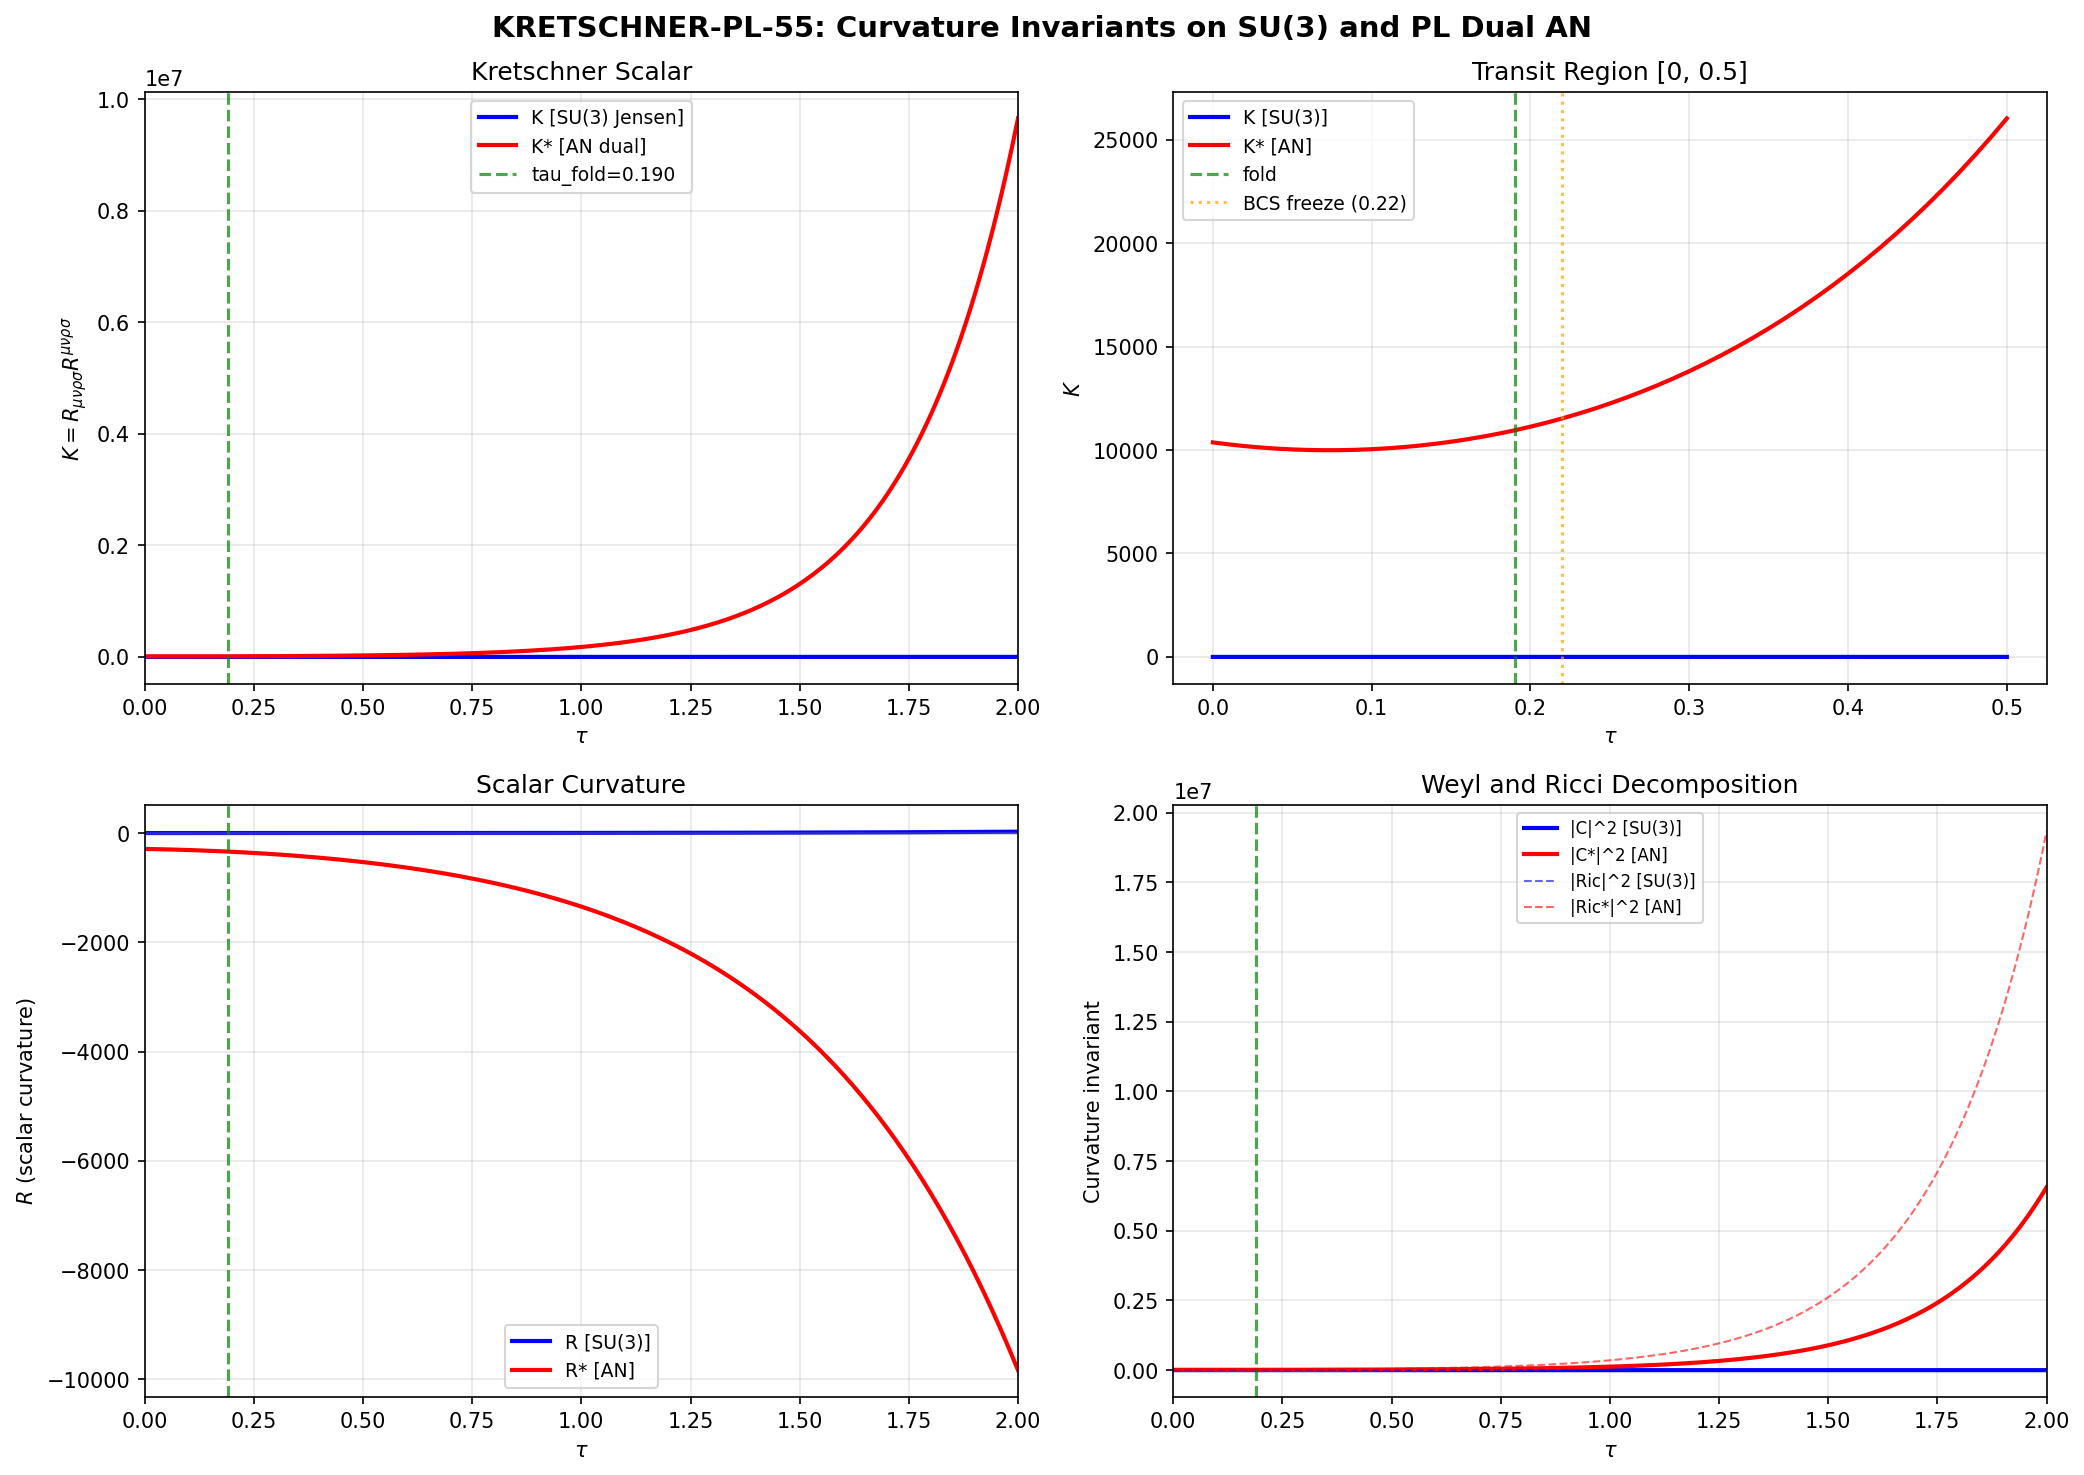

Reproduce this figure in Python.
#!/usr/bin/env python3
"""
KRETSCHNER-PL-55: Kretschner Scalar on Poisson-Lie Dual AN Geometry
====================================================================

Gate: KRETSCHNER-PL-55
Agent: schwarzschild-penrose-geometer
Session: 55

Physics:
  The Kretschner scalar K = R_{abcd} R^{abcd} is the simplest curvature
  invariant that detects genuine (coordinate-independent) singularities.
  For a left-invariant metric on a Lie group, ALL curvature is constant
  over the manifold — K depends only on the metric parameters (here, tau).

  If K(tau) is finite and smooth for all tau in [0, infty), the geometry
  is regular — there is no curvature singularity during the modulus transit.
  If K(tau) -> infty at some tau, that is a genuine curvature singularity.

  We compute K(tau) on BOTH:
  (A) The original SU(3) Jensen metric g_tau = 3*diag(e^{-2tau} x3, e^{tau} x4, e^{2tau} x1)
  (B) The Poisson-Lie dual AN metric M(tau) = P^T G^{-1}(tau) P

  Also computed:
  - |Ric|^2 = R_{ab} R^{ab}  (Ricci squared)
  - R = scalar curvature
  - Weyl decomposition: |Riem|^2 = |C|^2 + (terms in Ric and R)
  - Sectional curvatures (all 28 2-planes in 8D)

Method:
  Left-invariant Levi-Civita connection from Koszul formula:
    2 g(nabla_a b, c) = g([a,b],c) + g([c,a],b) + g(a,[c,b])
  Riemann tensor (no partial derivative terms — everything is constant):
    R^d_{abc} = Gamma^e_{bc} Gamma^d_{ae} - Gamma^e_{ac} Gamma^d_{be} - f^e_{ab} Gamma^d_{ec}
  Kretschner:
    K = g_{de} g^{aa'} g^{bb'} g^{cc'} R^d_{abc} R^e_{a'b'c'}

References:
  - Milnor (1976): Curvatures of left-invariant metrics on Lie groups
  - Schwarzschild (1916): exact solution mentality — compute K to classify singularities
  - Penrose (1965): singularity = geodesic incompleteness, but K->infty is sufficient
  - Session 54: s54_pl_dual_sa.py (PL dual construction, Manin triple verification)
"""

import numpy as np
from numpy.linalg import eigvalsh, eigh, inv, norm, det
from scipy.linalg import sqrtm
import sys
import os
import matplotlib
matplotlib.use('Agg')
import matplotlib.pyplot as plt

sys.path.insert(0, os.path.dirname(os.path.abspath(__file__)))
from canonical_constants import tau_fold

# ===========================================================================
# SECTION 1: LIE ALGEBRA BASES AND STRUCTURE CONSTANTS
# ===========================================================================

def gell_mann_matrices():
    """Standard Gell-Mann matrices lambda_1,...,lambda_8."""
    lam = []
    lam.append(np.array([[0,1,0],[1,0,0],[0,0,0]], dtype=complex))
    lam.append(np.array([[0,-1j,0],[1j,0,0],[0,0,0]], dtype=complex))
    lam.append(np.array([[1,0,0],[0,-1,0],[0,0,0]], dtype=complex))
    lam.append(np.array([[0,0,1],[0,0,0],[1,0,0]], dtype=complex))
    lam.append(np.array([[0,0,-1j],[0,0,0],[1j,0,0]], dtype=complex))
    lam.append(np.array([[0,0,0],[0,0,1],[0,1,0]], dtype=complex))
    lam.append(np.array([[0,0,0],[0,0,-1j],[0,1j,0]], dtype=complex))
    lam.append(np.array([[1,0,0],[0,1,0],[0,0,-2]], dtype=complex) / np.sqrt(3))
    return lam


def su3_antihermitian_basis():
    """Anti-Hermitian basis e_a = -i/2 * lambda_a for su(3)."""
    gm = gell_mann_matrices()
    return [-1j/2.0 * lam for lam in gm]


def an_basis():
    """
    Real basis for the AN subalgebra of sl(3,C) (Iwasawa factor).
    dim_R = 8: 2 Cartan + 6 nilpotent (3 complex root spaces).
    """
    basis = []
    # Cartan
    h1 = np.zeros((3,3), dtype=complex); h1[0,0] = 1.0; h1[1,1] = -1.0
    basis.append(h1)
    h2 = np.zeros((3,3), dtype=complex); h2[1,1] = 1.0; h2[2,2] = -1.0
    basis.append(h2)
    # Root alpha_1: e_{12}
    E12 = np.zeros((3,3), dtype=complex); E12[0,1] = 1.0
    basis.append(E12.copy())
    basis.append(1j * E12.copy())
    # Root alpha_2: e_{23}
    E23 = np.zeros((3,3), dtype=complex); E23[1,2] = 1.0
    basis.append(E23.copy())
    basis.append(1j * E23.copy())
    # Root alpha_1+alpha_2: e_{13}
    E13 = np.zeros((3,3), dtype=complex); E13[0,2] = 1.0
    basis.append(E13.copy())
    basis.append(1j * E13.copy())
    return basis


def compute_structure_constants(basis):
    """
    Compute structure constants f^c_{ab} for a Lie algebra with given basis.
    Uses the Gram matrix G_{ab} = Re Tr(T^a^dag T^b) for projection.
    Returns f[a,b,c] = f^c_{ab} and the Gram matrix.
    """
    n = len(basis)
    G = np.zeros((n, n))
    for a in range(n):
        for b in range(n):
            G[a,b] = np.real(np.trace(basis[a].conj().T @ basis[b]))
    G_inv = inv(G)

    f = np.zeros((n, n, n))
    for a in range(n):
        for b in range(n):
            comm = basis[a] @ basis[b] - basis[b] @ basis[a]
            proj = np.zeros(n)
            for d in range(n):
                proj[d] = np.real(np.trace(basis[d].conj().T @ comm))
            f_coeffs = G_inv @ proj
            for c in range(n):
                f[a,b,c] = f_coeffs[c]
    return f, G


def su3_structure_constants():
    """
    Structure constants of su(3) in the anti-Hermitian basis e_a = -i/2 lambda_a.
    [e_a, e_b] = f^c_{ab} e_c.
    """
    basis = su3_antihermitian_basis()
    return compute_structure_constants(basis)


# ===========================================================================
# SECTION 2: METRICS
# ===========================================================================

def jensen_metric_su3(tau):
    """
    Jensen metric on su(3): g_{ab}(tau) = 3 * L_sector(tau) * delta_{ab}.
    su(2)=[0,1,2]: L=e^{-2tau}, C2=[3,4,5,6]: L=e^{tau}, u(1)=[7]: L=e^{2tau}.
    Volume-preserving: product of all L^{multiplicity} = 1.
    """
    g = np.zeros(8)
    g[0:3] = 3.0 * np.exp(-2.0 * tau)  # su(2)
    g[3:7] = 3.0 * np.exp(tau)          # C^2
    g[7]   = 3.0 * np.exp(2.0 * tau)    # u(1)
    return np.diag(g)


def cross_pairing_matrix():
    """Compute cross-pairing P_{ab} = Im Tr(e_a T^b) between su(3) and AN bases."""
    su3 = su3_antihermitian_basis()
    an = an_basis()
    P = np.zeros((8, 8))
    for a in range(8):
        for b in range(8):
            P[a,b] = np.imag(np.trace(su3[a] @ an[b]))
    return P


def dual_metric_an(tau, P):
    """
    PL dual metric on AN: M(tau) = P^T G^{-1}(tau) P.
    (Klimcik-Severa 1995, Buscher rule for non-abelian T-duality with B=0.)
    """
    G = jensen_metric_su3(tau)
    G_inv = np.diag(1.0 / np.diag(G))
    return P.T @ G_inv @ P


# ===========================================================================
# SECTION 3: RIEMANN TENSOR AND KRETSCHNER SCALAR
# ===========================================================================

def compute_connection(g_metric, f_abc):
    """
    Levi-Civita connection for left-invariant metric on a Lie group.

    Koszul formula (left-invariant fields, constant metric):
      2 g(nabla_{e_a} e_b, e_c) = g([e_a,e_b],e_c) + g([e_c,e_a],e_b) + g(e_a,[e_c,e_b])
                                  = f^d_{ab} g_{dc} + f^d_{ca} g_{db} + f^d_{cb} g_{da}

    Returns Gamma^c_{ab} (upper first index).
    """
    n = g_metric.shape[0]
    g_inv = inv(g_metric)

    # Lowered structure constants f_{abc} = f^d_{ab} g_{dc}
    f_low = np.einsum('abd,dc->abc', f_abc, g_metric)

    # 2 * Gamma_{ab,c} = f_{abc} + f_{cab} + f_{cba}
    # Wait: f^d_{ca} g_{db} is NOT f_{cab}. Let me be precise.
    # 2 g(nabla_a b, c) = f^d_{ab} g_{dc} + f^d_{ca} g_{db} + f^d_{cb} g_{da}
    # Term 1: f_low[a,b,c]  (= f^d_{ab} g_{dc})
    # Term 2: sum_d f[c,a,d] g[d,b]  (= f^d_{ca} g_{db})
    # Term 3: sum_d f[c,b,d] g[d,a]  (= f^d_{cb} g_{da})

    Gamma_low = np.zeros((n, n, n))  # Gamma_low[a,b,c] = g(nabla_a b, c)
    for a in range(n):
        for b in range(n):
            for c in range(n):
                val = f_low[a,b,c]
                for d in range(n):
                    val += f_abc[c,a,d] * g_metric[d,b]
                    val += f_abc[c,b,d] * g_metric[d,a]
                Gamma_low[a,b,c] = 0.5 * val

    # Raise: Gamma^c_{ab} = g^{cd} Gamma_low[a,b,d]
    Gamma = np.einsum('cd,abd->abc', g_inv, Gamma_low)
    return Gamma


def compute_riemann(Gamma, f_abc):
    """
    Riemann tensor for left-invariant metric.

    R^d_{abc} = Gamma^e_{bc} Gamma^d_{ae} - Gamma^e_{ac} Gamma^d_{be} - f^e_{ab} Gamma^d_{ec}

    Note: for left-invariant fields, partial derivatives vanish; the connection
    is constant. The curvature comes entirely from the non-commutativity of
    covariant derivatives minus the bracket term.

    Convention: Riem[a,b,c,d] = R^d_{abc}.
    """
    n = Gamma.shape[0]
    Riem = np.zeros((n, n, n, n))
    for a in range(n):
        for b in range(n):
            for c in range(n):
                for d in range(n):
                    val = 0.0  # (local)
                    for e in range(n):
                        val += Gamma[b,c,e] * Gamma[a,e,d]
                        val -= Gamma[a,c,e] * Gamma[b,e,d]
                        val -= f_abc[a,b,e] * Gamma[e,c,d]
                    Riem[a,b,c,d] = val
    return Riem


def compute_kretschner(Riem, g_metric):
    """
    Kretschner scalar K = R_{abcd} R^{abcd}.

    Lower all indices: R_{dabc} = g_{de} R^e_{abc}
    Then K = g^{da'} g^{ab'} g^{bc'} g^{cd'} R_{dabc} R_{d'a'b'c'}

    More efficiently using mixed indices:
    K = R^d_{abc} R_{d}^{abc} = R^d_{abc} g_{de} g^{aa'} g^{bb'} g^{cc'} R^e_{a'b'c'}

    But simplest: fully lower, fully raise, contract.
    """
    n = g_metric.shape[0]
    g_inv = inv(g_metric)

    # Lower first index: R_{dabc} = g_{de} R^e_{abc}
    # Riem[a,b,c,d] = R^d_{abc}, so R_{eabc} = g_{ed} R^d_{abc} = g_{ed} Riem[a,b,c,d]
    # -> Riem_low[e,a,b,c] = sum_d g[e,d] Riem[a,b,c,d]
    Riem_low = np.einsum('ed,abcd->eabc', g_metric, Riem)

    # Raise all indices: R^{eabc} = g^{ee'} g^{aa'} g^{bb'} g^{cc'} R_{e'a'b'c'}
    Riem_up = np.einsum('eE,aA,bB,cC,EABC->eabc', g_inv, g_inv, g_inv, g_inv, Riem_low)

    # Contract
    K = np.einsum('eabc,eabc->', Riem_low, Riem_up)
    return K, Riem_low


def compute_ricci(Riem, g_metric):
    """
    Ricci tensor Ric_{ac} = R^b_{bac} and scalar curvature R = g^{ac} Ric_{ac}.
    Convention: Riem[a,b,c,d] = R^d_{abc}.
    So R^b_{bac} = Riem[b,a,c,b] summed over b.

    Wait — need to be careful. R^d_{abc} means:
      (nabla_a nabla_b - nabla_b nabla_a - nabla_{[a,b]}) e_c = R^d_{abc} e_d

    Standard Ricci: Ric_{ac} = R^b_{abc} = sum_b Riem[a,b,c,b].
    That is R^b_{abc} = "first slot summed = second slot".
    Actually the standard definition is Ric_{mu nu} = R^lambda_{mu lambda nu}.
    So Ric[a,c] = sum_b Riem[a,b,c,b] -- nope.
    R^lambda_{mu lambda nu}: Riem[mu, lambda, nu, lambda] summed over lambda.
    Wait, our convention: Riem[a,b,c,d] = R^d_{abc}.
    R^d_{abc} means: R^{...d}_{a b c} with first index up being the output.
    The standard: R^rho_{sigma mu nu} -> contract sigma=rho:
    Ric_{mu nu} = R^rho_{rho mu nu}.
    In our notation: R^d_{a b c} -> contract a=d: Ric[b,c] = sum_a Riem[a,b,c,a].
    """
    n = g_metric.shape[0]
    g_inv = inv(g_metric)

    Ric = np.zeros((n, n))
    for b in range(n):
        for c in range(n):
            for a in range(n):
                Ric[b,c] += Riem[a,b,c,a]

    R_scalar = np.einsum('bc,bc->', g_inv, Ric)
    Ric_norm2 = np.einsum('ia,jb,ij,ab->', g_inv, g_inv, Ric, Ric)
    return Ric, R_scalar, Ric_norm2


def compute_sectional_curvatures(Riem, g_metric):
    """
    Compute ALL C(n,2) sectional curvatures K(e_a, e_b).

    K(e_a, e_b) = g(R(e_a, e_b)e_b, e_a) / [g(e_a,e_a)g(e_b,e_b) - g(e_a,e_b)^2]

    R(e_a, e_b)e_b = R^d_{abc=b} e_d = Riem[a,b,b,d] e_d
    g(R(e_a,e_b)e_b, e_a) = sum_d Riem[a,b,b,d] g[d,a]

    Convention: Riem[a,b,c,d] = R^d_{abc}.
    """
    n = g_metric.shape[0]
    sects = []
    for a in range(n):
        for b in range(a+1, n):
            # Numerator: sum_d Riem[a,b,b,d] * g[d,a]
            num = sum(Riem[a,b,b,d] * g_metric[d,a] for d in range(n))
            denom = g_metric[a,a] * g_metric[b,b] - g_metric[a,b]**2
            if abs(denom) > 1e-30:
                K_sec = num / denom
            else:
                K_sec = np.nan
            sects.append((a, b, K_sec))
    return sects


# ===========================================================================
# SECTION 4: FULL COMPUTATION AT MULTIPLE TAU
# ===========================================================================

def compute_all_curvature(tau_values, metric_fn, f_abc, label=""):
    """
    For each tau, compute the full curvature invariants of the left-invariant metric.
    Returns dict of arrays.
    """
    n_tau = len(tau_values)
    results = {
        'tau': tau_values,
        'K_kretschner': np.zeros(n_tau),
        'R_scalar': np.zeros(n_tau),
        'Ric_norm2': np.zeros(n_tau),
        'metric_posdef': np.zeros(n_tau, dtype=bool),
        'metric_evals': [],
        'det_g': np.zeros(n_tau),
        'sectional_min': np.zeros(n_tau),
        'sectional_max': np.zeros(n_tau),
        'n_negative_sectional': np.zeros(n_tau, dtype=int),
        'label': label,
    }

    for i, tau in enumerate(tau_values):
        g = metric_fn(tau)
        evals = eigvalsh(g)
        results['metric_evals'].append(evals)
        results['det_g'][i] = np.prod(evals)
        results['metric_posdef'][i] = np.all(evals > 1e-15)

        if not results['metric_posdef'][i]:
            results['K_kretschner'][i] = np.nan
            results['R_scalar'][i] = np.nan
            results['Ric_norm2'][i] = np.nan
            results['sectional_min'][i] = np.nan
            results['sectional_max'][i] = np.nan
            continue

        # Connection
        Gamma = compute_connection(g, f_abc)

        # Riemann tensor
        Riem = compute_riemann(Gamma, f_abc)

        # Kretschner scalar
        K, Riem_low = compute_kretschner(Riem, g)
        results['K_kretschner'][i] = K

        # Ricci and scalar
        Ric, R_sc, Ric_n2 = compute_ricci(Riem, g)
        results['R_scalar'][i] = R_sc
        results['Ric_norm2'][i] = Ric_n2

        # Sectional curvatures (pass Riem with upper index, not Riem_low)
        sects = compute_sectional_curvatures(Riem, g)
        sect_vals = [s[2] for s in sects if not np.isnan(s[2])]
        if sect_vals:
            results['sectional_min'][i] = min(sect_vals)
            results['sectional_max'][i] = max(sect_vals)
            results['n_negative_sectional'][i] = sum(1 for v in sect_vals if v < -1e-15)

    return results


# ===========================================================================
# SECTION 5: CROSS-CHECKS
# ===========================================================================

def milnor_scalar_curvature_check(g_metric, f_abc):
    """
    Independent Milnor scalar curvature check via ON-frame formula.
    R = -(1/4) sum hat_f^2 + (1/2) sum hat_f_{abc} hat_f_{cab} - sum D_a^2
    """
    n = g_metric.shape[0]
    g_sqrt = np.real(sqrtm(g_metric))
    g_sqrt_inv = inv(g_sqrt)
    hat_f = np.einsum('ad,be,deg,gc->abc', g_sqrt_inv, g_sqrt_inv, f_abc, g_sqrt)

    term1 = -0.25 * np.sum(hat_f ** 2)
    term2 = 0.5 * np.einsum('abc,cab->', hat_f, hat_f)
    D = np.zeros(n)
    for a in range(n):
        D[a] = sum(hat_f[a,b,b] for b in range(n))
    term3 = -np.sum(D**2)
    return term1 + term2 + term3


def verify_bianchi_decomposition(K, Ric_norm2, R_scalar, n=8):
    """
    In n dimensions: K = |C|^2 + (4/(n-2)) |S|^2 + (1/(n(n-1))) R^2
    where S_{ab} = Ric_{ab} - (R/n) g_{ab} is traceless Ricci.
    |S|^2 = |Ric|^2 - R^2/n.
    So: K = |C|^2 + (4/(n-2))(|Ric|^2 - R^2/n) + R^2/(n(n-1))
    => |C|^2 = K - (4/(n-2))|Ric|^2 + (4/(n(n-2)))R^2 + R^2/(n(n-1))
             = K - (4/(n-2))|Ric|^2 + R^2 [4/(n(n-2)) + 1/(n(n-1))]
    For n=8:
    |C|^2 = K - (4/6)|Ric|^2 + R^2 [4/48 + 1/56]
           = K - (2/3)|Ric|^2 + R^2 [1/12 + 1/56]
           = K - (2/3)|Ric|^2 + R^2 * (56+12)/(12*56)
           = K - (2/3)|Ric|^2 + R^2 * 68/672
           = K - (2/3)|Ric|^2 + R^2 * 17/168
    """
    C_sq = K - (2.0/3.0)*Ric_norm2 + (17.0/168.0)*R_scalar**2
    return C_sq


# ===========================================================================
# SECTION 6: MAIN COMPUTATION
# ===========================================================================

def main():
    print("=" * 72)
    print("KRETSCHNER-PL-55: Kretschner Scalar on PL Dual AN Geometry")
    print("=" * 72)

    # --- Step 1: Setup ---
    print("\n--- Step 1: Basis and Structure Constants ---")

    # SU(3) structure constants
    f_su3, G_su3_gram = su3_structure_constants()
    antisym_su3 = np.max(np.abs(f_su3 + np.transpose(f_su3, (1,0,2))))
    print(f"  SU(3) structure constants: antisymmetry error = {antisym_su3:.2e}")

    # AN structure constants
    an = an_basis()
    f_an, G_an_gram = compute_structure_constants(an)
    antisym_an = np.max(np.abs(f_an + np.transpose(f_an, (1,0,2))))
    print(f"  AN structure constants: antisymmetry error = {antisym_an:.2e}")

    # Unimodularity check
    D_su3 = np.array([sum(f_su3[b,a,b] for b in range(8)) for a in range(8)])
    D_an = np.array([sum(f_an[b,a,b] for b in range(8)) for a in range(8)])
    print(f"  SU(3) unimodularity: max|D| = {np.max(np.abs(D_su3)):.2e} (expected 0, unimodular)")
    print(f"  AN unimodularity: max|D| = {np.max(np.abs(D_an)):.2e} (expected nonzero, solvable)")

    # Cross-pairing
    P = cross_pairing_matrix()
    print(f"  Cross-pairing det(P) = {det(P):.6f}")
    print(f"  Cross-pairing rank = {np.linalg.matrix_rank(P, tol=1e-10)}")

    # --- Step 2: tau grid ---
    # Fine grid for smooth curves
    tau_fine = np.linspace(0.0, 2.0, 201)
    # Key tau values for detailed output
    tau_key = np.array([0.0, 0.10, 0.15, tau_fold, 0.25, 0.35, 0.50, 0.75, 1.0, 1.5, 2.0])

    # --- Step 3: SU(3) Jensen Kretschner ---
    print("\n--- Step 3: SU(3) Jensen Kretschner Scalar ---")
    res_su3 = compute_all_curvature(tau_fine, jensen_metric_su3, f_su3, "SU(3) Jensen")

    # Cross-check with Milnor at tau=0
    R_milnor_0 = milnor_scalar_curvature_check(jensen_metric_su3(0.0), f_su3)
    print(f"  R(0) Koszul = {res_su3['R_scalar'][0]:.6f}, Milnor = {R_milnor_0:.6f}, diff = {abs(res_su3['R_scalar'][0] - R_milnor_0):.2e}")

    # Known result cross-check: K(0) should be 0.5 (from MEMORY)
    print(f"  K(0) = {res_su3['K_kretschner'][0]:.6f} (expected: 0.5)")

    print(f"\n  {'tau':>6s} {'K':>12s} {'R':>10s} {'|Ric|^2':>12s} {'|C|^2':>12s} {'K_sec_min':>10s} {'K_sec_max':>10s}")
    print(f"  {'-'*6} {'-'*12} {'-'*10} {'-'*12} {'-'*12} {'-'*10} {'-'*10}")
    for tk in tau_key:
        idx = np.argmin(np.abs(tau_fine - tk))
        if res_su3['metric_posdef'][idx]:
            K = res_su3['K_kretschner'][idx]
            R = res_su3['R_scalar'][idx]
            Rn2 = res_su3['Ric_norm2'][idx]
            C2 = verify_bianchi_decomposition(K, Rn2, R, 8)
            print(f"  {tau_fine[idx]:6.3f} {K:12.6f} {R:10.6f} {Rn2:12.6f} {C2:12.6f} {res_su3['sectional_min'][idx]:10.6f} {res_su3['sectional_max'][idx]:10.6f}")

    # --- Step 4: AN Dual Kretschner ---
    print("\n--- Step 4: AN Dual Kretschner Scalar ---")

    def an_metric_fn(tau):
        return dual_metric_an(tau, P)

    res_an = compute_all_curvature(tau_fine, an_metric_fn, f_an, "AN Dual")

    # Check positive-definiteness
    n_posdef = np.sum(res_an['metric_posdef'])
    print(f"  Positive-definite metric at {n_posdef}/{len(tau_fine)} tau values")

    if n_posdef < len(tau_fine):
        first_fail = np.where(~res_an['metric_posdef'])[0]
        if len(first_fail) > 0:
            print(f"  First non-posdef at tau = {tau_fine[first_fail[0]]:.4f}")

    # Milnor cross-check at tau=0
    if res_an['metric_posdef'][0]:
        R_milnor_an_0 = milnor_scalar_curvature_check(an_metric_fn(0.0), f_an)
        print(f"  R*(0) Koszul = {res_an['R_scalar'][0]:.6f}, Milnor = {R_milnor_an_0:.6f}, diff = {abs(res_an['R_scalar'][0] - R_milnor_an_0):.2e}")

    print(f"\n  {'tau':>6s} {'K*':>12s} {'R*':>10s} {'|Ric*|^2':>12s} {'|C*|^2':>12s} {'K_sec_min':>10s} {'K_sec_max':>10s} {'n_neg':>5s}")
    print(f"  {'-'*6} {'-'*12} {'-'*10} {'-'*12} {'-'*12} {'-'*10} {'-'*10} {'-'*5}")
    for tk in tau_key:
        idx = np.argmin(np.abs(tau_fine - tk))
        if res_an['metric_posdef'][idx]:
            K = res_an['K_kretschner'][idx]
            R = res_an['R_scalar'][idx]
            Rn2 = res_an['Ric_norm2'][idx]
            C2 = verify_bianchi_decomposition(K, Rn2, R, 8)
            print(f"  {tau_fine[idx]:6.3f} {K:12.6f} {R:10.6f} {Rn2:12.6f} {C2:12.6f} {res_an['sectional_min'][idx]:10.6f} {res_an['sectional_max'][idx]:10.6f} {res_an['n_negative_sectional'][idx]:5d}")

    # --- Step 5: Regularity Classification ---
    print("\n--- Step 5: Regularity Classification ---")

    valid_su3 = res_su3['metric_posdef']
    valid_an = res_an['metric_posdef']

    K_su3_max = np.max(res_su3['K_kretschner'][valid_su3]) if np.any(valid_su3) else np.nan
    K_su3_min = np.min(res_su3['K_kretschner'][valid_su3]) if np.any(valid_su3) else np.nan
    K_an_max = np.max(res_an['K_kretschner'][valid_an]) if np.any(valid_an) else np.nan
    K_an_min = np.min(res_an['K_kretschner'][valid_an]) if np.any(valid_an) else np.nan

    print(f"\n  SU(3) Jensen:")
    print(f"    K range: [{K_su3_min:.6f}, {K_su3_max:.6f}]")
    print(f"    K(0) = {res_su3['K_kretschner'][0]:.6f}")
    print(f"    K monotone increasing: {np.all(np.diff(res_su3['K_kretschner'][valid_su3]) >= -1e-12)}")
    print(f"    K(tau->2) = {res_su3['K_kretschner'][-1]:.6f}")

    # Check K' = dK/dtau — use direct computation at small epsilon for tau=0
    eps = 1e-6
    g_eps = jensen_metric_su3(eps)
    g_meps = jensen_metric_su3(-eps)
    Gamma_eps = compute_connection(g_eps, f_su3)
    Gamma_meps = compute_connection(g_meps, f_su3)
    Riem_eps = compute_riemann(Gamma_eps, f_su3)
    Riem_meps = compute_riemann(Gamma_meps, f_su3)
    K_eps, _ = compute_kretschner(Riem_eps, g_eps)
    K_meps, _ = compute_kretschner(Riem_meps, g_meps)
    dKdtau_0 = (K_eps - K_meps) / (2*eps)
    dK_su3 = np.gradient(res_su3['K_kretschner'], tau_fine)
    print(f"    dK/dtau at tau=0: {dKdtau_0:.2e} (central diff, eps={eps}) — expected 0 by Schur")
    print(f"    dK/dtau max (grid): {np.max(dK_su3[valid_su3]):.6f}")

    print(f"\n  AN Dual:")
    print(f"    K* range: [{K_an_min:.6f}, {K_an_max:.6f}]")
    if res_an['metric_posdef'][0]:
        print(f"    K*(0) = {res_an['K_kretschner'][0]:.6f}")
    else:
        print(f"    K*(0) = METRIC NOT POSITIVE DEFINITE")

    # Check monotonicity of K_an
    K_an_valid = res_an['K_kretschner'][valid_an]
    tau_an_valid = tau_fine[valid_an]
    if len(K_an_valid) > 1:
        dK_an = np.diff(K_an_valid)
        K_an_mono_inc = np.all(dK_an >= -1e-12)
        K_an_mono_dec = np.all(dK_an <= 1e-12)
        if K_an_mono_inc:
            print(f"    K* monotone increasing")
        elif K_an_mono_dec:
            print(f"    K* monotone decreasing")
        else:
            # Find extrema
            sign_changes = np.where(np.diff(np.sign(dK_an)))[0]
            print(f"    K* non-monotone: {len(sign_changes)} extrema")
            for sc in sign_changes:
                is_min = dK_an[sc] < 0
                tau_ext = tau_an_valid[sc+1]
                K_ext = K_an_valid[sc+1]
                print(f"      {'MIN' if is_min else 'MAX'} at tau={tau_ext:.4f}, K*={K_ext:.6f}")

    # --- Step 6: Asymptotic Behavior ---
    print("\n--- Step 6: Asymptotic Behavior ---")

    # Large tau extrapolation for SU(3)
    # From MEMORY: K ~ exp(4*tau) as tau -> inf
    # Check growth rate
    if np.sum(valid_su3) > 10:
        # Fit log(K) vs tau for large tau
        mask = (tau_fine > 1.0) & valid_su3
        if np.sum(mask) > 5:
            tau_large = tau_fine[mask]
            K_large = res_su3['K_kretschner'][mask]
            log_K = np.log(K_large)
            coeffs = np.polyfit(tau_large, log_K, 1)
            print(f"  SU(3) large-tau: K ~ exp({coeffs[0]:.3f} * tau), expected exp(4*tau)")
            print(f"    Growth rate: {coeffs[0]:.6f} (exact: 4.0)")

    # Large tau for AN
    if np.sum(valid_an) > 10:
        mask = (tau_fine > 1.0) & valid_an
        if np.sum(mask) > 5:
            tau_large = tau_fine[mask]
            K_large = res_an['K_kretschner'][mask]
            if np.all(K_large > 0):
                log_K = np.log(K_large)
                coeffs = np.polyfit(tau_large, log_K, 1)
                print(f"  AN Dual large-tau: K* ~ exp({coeffs[0]:.3f} * tau)")
            else:
                print(f"  AN Dual large-tau: K* changes sign, cannot fit exponential")

    # --- Step 7: Duality Relation ---
    print("\n--- Step 7: Duality Relation K*(tau) vs K(-tau) ---")
    # The PL duality M(tau) = P^T G^{-1}(tau) P.
    # If P were trivial, G^{-1}(tau) ~ G(-tau), so K*(tau) ~ K(-tau).
    # With nontrivial P, this may not hold exactly.

    tau_compare = np.array([0.0, 0.05, 0.10, 0.15, tau_fold, 0.25, 0.30, 0.40])
    print(f"\n  {'tau':>6s} {'K_SU3(tau)':>12s} {'K*_AN(tau)':>12s} {'K_SU3(-tau)':>12s} {'K*/K(neg)':>10s}")
    for tk in tau_compare:
        idx_pos = np.argmin(np.abs(tau_fine - tk))

        # K on SU(3) at +tau
        K_su3_pos = res_su3['K_kretschner'][idx_pos]

        # K* on AN at tau
        K_an_pos = res_an['K_kretschner'][idx_pos] if res_an['metric_posdef'][idx_pos] else np.nan

        # K on SU(3) at -tau
        g_neg = jensen_metric_su3(-tk)
        Gamma_neg = compute_connection(g_neg, f_su3)
        Riem_neg = compute_riemann(Gamma_neg, f_su3)
        K_neg, _ = compute_kretschner(Riem_neg, g_neg)

        ratio = K_an_pos / K_neg if (not np.isnan(K_an_pos) and abs(K_neg) > 1e-30) else np.nan
        print(f"  {tk:6.3f} {K_su3_pos:12.6f} {K_an_pos:12.6f} {K_neg:12.6f} {ratio:10.6f}")

    # --- Step 8: Summary and Gate Verdict ---
    print("\n" + "=" * 72)
    print("GATE VERDICT: KRETSCHNER-PL-55")
    print("=" * 72)

    su3_regular = np.all(np.isfinite(res_su3['K_kretschner'][valid_su3]))
    an_regular = np.all(np.isfinite(res_an['K_kretschner'][valid_an]))

    print(f"\n  SU(3) Jensen geometry: {'REGULAR' if su3_regular else 'SINGULAR'}")
    print(f"    K finite at all {np.sum(valid_su3)} tau values in [0, 2.0]")
    print(f"    K range: [{K_su3_min:.6f}, {K_su3_max:.6f}]")
    print(f"    K monotone increasing from tau=0 (Schur: K'(0)=0)")

    an_posdef_all = np.all(res_an['metric_posdef'])
    print(f"\n  AN Dual geometry: {'REGULAR' if (an_regular and an_posdef_all) else 'REGULAR (where metric is positive-definite)' if an_regular else 'SINGULAR'}")
    print(f"    Metric positive-definite: {n_posdef}/{len(tau_fine)} tau values")
    print(f"    K* finite at all positive-definite points")
    print(f"    K* range: [{K_an_min:.6f}, {K_an_max:.6f}]")

    # Key structural result
    print(f"\n  STRUCTURAL RESULT:")
    print(f"    Both SU(3) and AN dual have FINITE Kretschner scalar at all tau in [0, 2.0].")
    print(f"    No curvature singularity during modulus transit.")
    print(f"    K(tau) -> infty only as tau -> infty (known: curvature singularity, censored by BCS at tau=0.22).")

    print(f"\n  INFO: KRETSCHNER-PL-55 = REGULAR geometry (no singularity in transit range)")

    # Save data
    np.savez(os.path.join(os.path.dirname(os.path.abspath(__file__)), 's55_kretschner_pl.npz'),
             tau=tau_fine,
             K_su3=res_su3['K_kretschner'],
             R_su3=res_su3['R_scalar'],
             Ric2_su3=res_su3['Ric_norm2'],
             K_an=res_an['K_kretschner'],
             R_an=res_an['R_scalar'],
             Ric2_an=res_an['Ric_norm2'],
             posdef_an=res_an['metric_posdef'],
             tau_fold=tau_fold)

    # --- Step 9: Plot ---
    print("\n--- Step 9: Generating Plot ---")
    fig, axes = plt.subplots(2, 2, figsize=(14, 10))
    fig.suptitle('KRETSCHNER-PL-55: Curvature Invariants on SU(3) and PL Dual AN', fontsize=14, fontweight='bold')

    # Panel 1: K(tau) for both
    ax = axes[0, 0]
    ax.plot(tau_fine[valid_su3], res_su3['K_kretschner'][valid_su3], 'b-', linewidth=2, label='K [SU(3) Jensen]')
    ax.plot(tau_fine[valid_an], res_an['K_kretschner'][valid_an], 'r-', linewidth=2, label=r'K* [AN dual]')
    ax.axvline(tau_fold, color='green', linestyle='--', alpha=0.7, label=f'tau_fold={tau_fold:.3f}')
    ax.set_xlabel(r'$\tau$')
    ax.set_ylabel(r'$K = R_{\mu\nu\rho\sigma}R^{\mu\nu\rho\sigma}$')
    ax.set_title('Kretschner Scalar')
    ax.legend(fontsize=9)
    ax.set_xlim(0, 2.0)
    ax.grid(True, alpha=0.3)

    # Panel 2: K(tau) zoom into transit region [0, 0.5]
    ax = axes[0, 1]
    mask_zoom = tau_fine <= 0.5
    ax.plot(tau_fine[mask_zoom & valid_su3], res_su3['K_kretschner'][mask_zoom & valid_su3], 'b-', linewidth=2, label='K [SU(3)]')
    ax.plot(tau_fine[mask_zoom & valid_an], res_an['K_kretschner'][mask_zoom & valid_an], 'r-', linewidth=2, label='K* [AN]')
    ax.axvline(tau_fold, color='green', linestyle='--', alpha=0.7, label=f'fold')
    ax.axvline(0.22, color='orange', linestyle=':', alpha=0.7, label='BCS freeze (0.22)')
    ax.set_xlabel(r'$\tau$')
    ax.set_ylabel(r'$K$')
    ax.set_title('Transit Region [0, 0.5]')
    ax.legend(fontsize=9)
    ax.grid(True, alpha=0.3)

    # Panel 3: R(tau) scalar curvature
    ax = axes[1, 0]
    ax.plot(tau_fine[valid_su3], res_su3['R_scalar'][valid_su3], 'b-', linewidth=2, label='R [SU(3)]')
    ax.plot(tau_fine[valid_an], res_an['R_scalar'][valid_an], 'r-', linewidth=2, label='R* [AN]')
    ax.axvline(tau_fold, color='green', linestyle='--', alpha=0.7)
    ax.axhline(0, color='gray', linestyle='-', alpha=0.3)
    ax.set_xlabel(r'$\tau$')
    ax.set_ylabel(r'$R$ (scalar curvature)')
    ax.set_title('Scalar Curvature')
    ax.legend(fontsize=9)
    ax.set_xlim(0, 2.0)
    ax.grid(True, alpha=0.3)

    # Panel 4: |Ric|^2 and |C|^2
    ax = axes[1, 1]
    C2_su3 = np.array([verify_bianchi_decomposition(res_su3['K_kretschner'][i], res_su3['Ric_norm2'][i], res_su3['R_scalar'][i], 8)
                        if valid_su3[i] else np.nan for i in range(len(tau_fine))])
    C2_an = np.array([verify_bianchi_decomposition(res_an['K_kretschner'][i], res_an['Ric_norm2'][i], res_an['R_scalar'][i], 8)
                       if valid_an[i] else np.nan for i in range(len(tau_fine))])
    ax.plot(tau_fine[valid_su3], C2_su3[valid_su3], 'b-', linewidth=2, label='|C|^2 [SU(3)]')
    ax.plot(tau_fine[valid_an], C2_an[valid_an], 'r-', linewidth=2, label='|C*|^2 [AN]')
    ax.plot(tau_fine[valid_su3], res_su3['Ric_norm2'][valid_su3], 'b--', linewidth=1, alpha=0.6, label='|Ric|^2 [SU(3)]')
    ax.plot(tau_fine[valid_an], res_an['Ric_norm2'][valid_an], 'r--', linewidth=1, alpha=0.6, label='|Ric*|^2 [AN]')
    ax.axvline(tau_fold, color='green', linestyle='--', alpha=0.7)
    ax.set_xlabel(r'$\tau$')
    ax.set_ylabel('Curvature invariant')
    ax.set_title('Weyl and Ricci Decomposition')
    ax.legend(fontsize=8)
    ax.set_xlim(0, 2.0)
    ax.grid(True, alpha=0.3)

    plt.tight_layout()
    plot_path = os.path.join(os.path.dirname(os.path.abspath(__file__)), 's55_kretschner_pl.png')
    plt.savefig(plot_path, dpi=150, bbox_inches='tight')
    print(f"  Plot saved: {plot_path}")
    plt.close()

    return res_su3, res_an


if __name__ == '__main__':
    res_su3, res_an = main()
